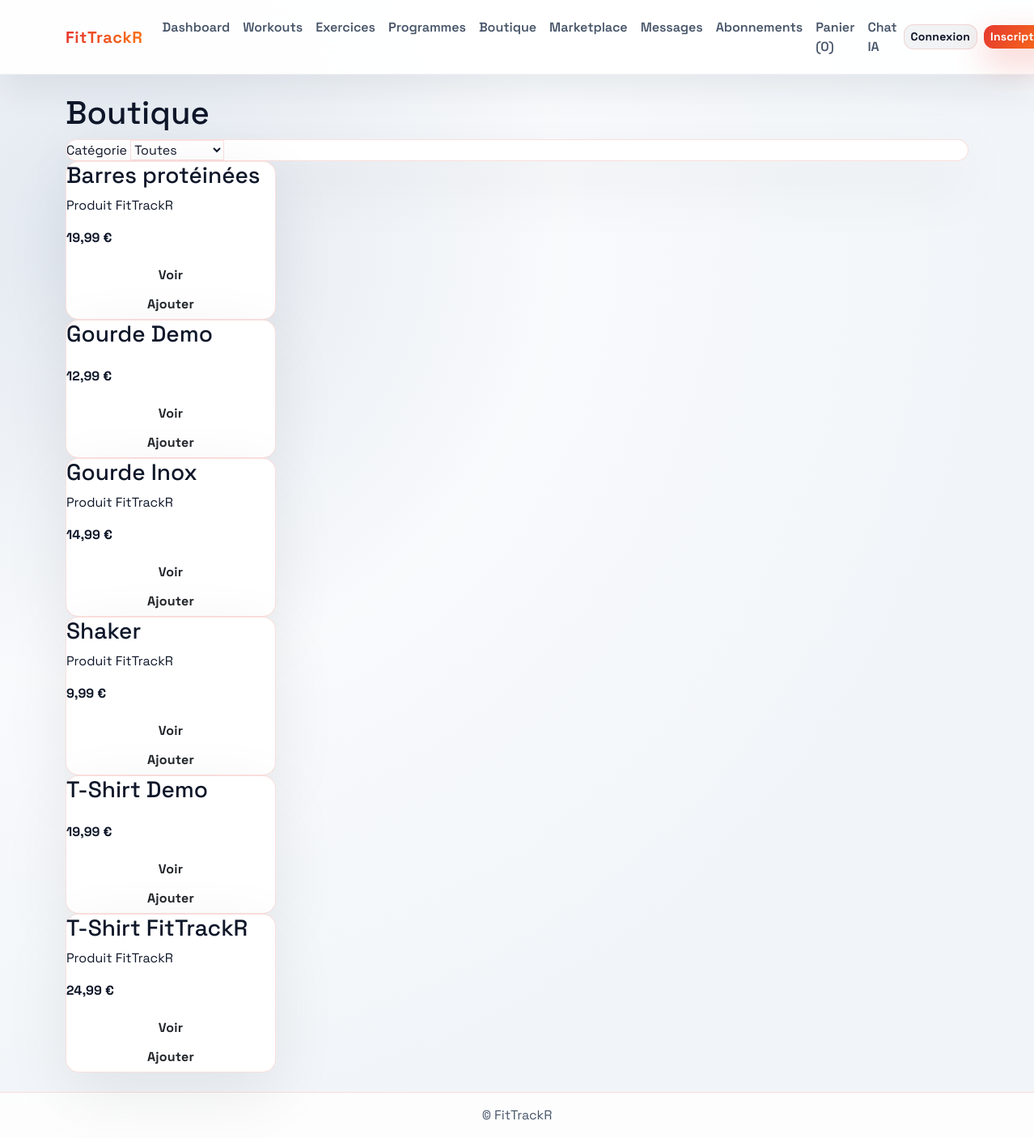
The app's page /shop/ with its own data.
### shop/models.py (models this page shows, shortened)
class Product(models.Model):
    category = models.ForeignKey(Category, related_name="products", on_delete=models.CASCADE)
    name = models.CharField(max_length=200)
    description = models.TextField(blank=True)
    price = models.DecimalField(max_digits=8, decimal_places=2)
    stock = models.PositiveIntegerField(default=0)
    is_active = models.BooleanField(default=True)
    image = models.ImageField(upload_to="products/", blank=True, null=True)
    created_at = models.DateTimeField(auto_now_add=True)
    class Meta:
        ordering = ["name"]

### shop/views.py (the view)
# urls.py: path("", views.product_list, name="product_list"),
def product_list(request):
    category_slug = request.GET.get("category")
    categories = Category.objects.all()
    products = Product.objects.filter(is_active=True)
    if category_slug:
        products = products.filter(category__slug=category_slug)
    return render(request, "shop/product_list.html", {"products": products, "categories": categories, "selected": category_slug})

### messaging/context_processors.py (called while the page is built, shortened)
def messaging_counts(request):
    if not request.user.is_authenticated:
        return {}

### shop/cart.py (called while the page is built)
    def __len__(self):
        return sum(self.cart.values())

### shop/context_processors.py (called while the page is built)
def cart(request):
    return {"cart": Cart(request)}

### shop/templates/shop/product_list.html (shortened to what this page needs)
{% extends 'base.html' %}
{% block content %}
<h1>Boutique</h1>
<div class="card">
    <form method="get">
        <label>Catégorie</label>
        <select name="category" onchange="this.form.submit()">
            <option value="">Toutes</option>
        </select>
    </form>
</div>
<div class="flex">
{% for product in products %}
    <div class="card" style="width:260px;">
        <h3>{{ product.name }}</h3>
        <p>{{ product.description|truncatewords:20 }}</p>
        <p><strong>{{ product.price }} €</strong></p>
        <a class="btn" href="{% url 'shop:product_detail' product.pk %}">Voir</a>
        <a class="btn secondary" href="{% url 'shop:add_to_cart' product.pk %}">Ajouter</a>
    </div>
{% empty %}
    <p>Aucun produit.</p>
{% endfor %}
</div>
{% endblock %}

### templates/base.html (shortened to what this page needs)
{% load static %}
<!doctype html>
<html lang="fr">
<head>
    <link href="https://cdn.jsdelivr.net/npm/bootstrap@5.3.3/dist/css/bootstrap.min.css" rel="stylesheet">
    <link rel="stylesheet" href="https://cdn.jsdelivr.net/npm/bootstrap-icons@1.11.3/font/bootstrap-icons.css">
    <link rel="stylesheet" href="{% static 'styles.css' %}">
</head>
<body class="app-body">
    <header>
        <nav class="navbar navbar-expand-lg navbar-light glass-nav sticky-top py-3">
            <div class="container-xl">
                <a class="navbar-brand brand-gradient" href="{% url 'dashboard:home' %}">FitTrackR</a>
                <div class="collapse navbar-collapse" id="navbarNav">
                    <ul class="navbar-nav me-auto mb-2 mb-lg-0">
                        <li class="nav-item"><a class="nav-link nav-link-soft" href="{% url 'dashboard:home' %}">Dashboard</a></li>
                        <li class="nav-item"><a class="nav-link nav-link-soft" href="{% url 'workouts:workout_list' %}">Workouts</a></li>
                        <li class="nav-item"><a class="nav-link nav-link-soft" href="{% url 'workouts:exercise_list' %}">Exercices</a></li>
                        <li class="nav-item"><a class="nav-link nav-link-soft" href="{% url 'programs:program_list' %}">Programmes</a></li>
                        <li class="nav-item"><a class="nav-link nav-link-soft" href="{% url 'shop:product_list' %}">Boutique</a></li>
                        <li class="nav-item"><a class="nav-link nav-link-soft" href="{% url 'shop:marketplace_list' %}">Marketplace</a></li>
                        <li class="nav-item"><a class="nav-link nav-link-soft" href="{% url 'messaging:inbox' %}">Messages</a></li>
                        <li class="nav-item"><a class="nav-link nav-link-soft" href="{% url 'subscriptions:plans' %}">Abonnements</a></li>
                        <li class="nav-item"><a class="nav-link nav-link-soft" href="{% url 'shop:cart_detail' %}">Panier ({{ cart|length }})</a></li>
                        <li class="nav-item"><a class="nav-link nav-link-soft" href="{% url 'dashboard:ai_chat' %}">Chat IA</a></li>
                    </ul>
                    <div class="d-flex align-items-center gap-2">
                        {% if user.is_authenticated %}
                            <span class="navbar-text text-muted">Bonjour {{ user.full_name }}</span>
                            <a class="btn btn-ghost btn-sm" href="{% url 'users:profile' %}">Profil</a>
                            {% if user.is_staff %}<a class="btn btn-ghost btn-sm" href="{% url 'dashboard:admin_dashboard' %}">Admin dash</a>{% endif %}
                            <a class="btn btn-primary btn-sm" href="{% url 'users:logout' %}">Déconnexion</a>
                        {% else %}
                            <a class="btn btn-ghost btn-sm" href="{% url 'users:login' %}">Connexion</a>
                            <a class="btn btn-primary btn-sm" href="{% url 'users:register' %}">Inscription</a>
                        {% endif %}
                    </div>
                </div>
            </div>
        </nav>
    </header>
    <main class="main-shell container-xl py-4">
        {% block content %}{% endblock %}
    </main>
    <footer class="site-footer text-center py-3">© FitTrackR</footer>
</body>
</html>

### static/styles.css (style rules this page uses)
:root { --bg: radial-gradient(circle at 10% 20%, #e2e8f0 0%, #f8fafc 35%, #f1f5f9 70%); --surface: #ffffff; --surface-strong: #f8fafc; --primary: #e6392f; --secondary: #2563eb; --accent: #12b886; --text: #0f172a; --muted: #475569; --border: rgba(230, 57, 47, 0.16); --border-strong: rgba(15, 23, 42, 0.08); --shadow: 0 25px 80px rgba(0, 0, 0, 0.08); --radius: 16px; }
* { box-sizing: border-box; }
body, .app-body { margin: 0; min-height: 100vh; background: var(--bg); color: var(--text); font-family: 'Space Grotesk', 'Segoe UI', sans-serif; }
a { color: var(--primary); text-decoration: none; }
.main-shell { padding-bottom: 3rem; }
.glass-nav { background: rgba(255, 255, 255, 0.92); backdrop-filter: blur(14px); border-bottom: 1px solid rgba(15, 23, 42, 0.04); box-shadow: 0 20px 40px rgba(15, 23, 42, 0.07); }
.navbar-brand { font-weight: 800; letter-spacing: 0.6px; }
.brand-gradient { background: linear-gradient(90deg, var(--primary), #f97316); -webkit-background-clip: text; color: transparent; animation: gradientShift 9s ease infinite; }
.nav-link-soft { color: var(--muted); font-weight: 600; position: relative; padding: 0.35rem 0.75rem; }
.nav-link-soft::after { content: ""; position: absolute; left: 0; bottom: 0.2rem; width: 100%; height: 2px; background: linear-gradient(90deg, var(--primary), var(--secondary)); transform: scaleX(0); transform-origin: left; transition: transform 0.2s ease; }
.site-footer { background: rgba(255, 255, 255, 0.85); border-top: 1px solid var(--border); color: var(--muted); }
.card, .alert, .list-group-item, .table { background: var(--surface); border: 1.5px solid var(--border); box-shadow: var(--shadow); color: var(--text); border-radius: var(--radius); transition: all 0.3s ease; }
.btn, button { border: none; border-radius: 12px; font-weight: 700; letter-spacing: 0.2px; transition: transform 0.1s ease, box-shadow 0.2s ease, background 0.2s ease, color 0.2s ease; }
.btn-primary, button, .btn.btn-primary { background: linear-gradient(120deg, var(--primary), #f97316); color: #fff; box-shadow: 0 16px 40px rgba(230, 57, 47, 0.28); border: none; }
.btn-ghost { background: rgba(15, 23, 42, 0.05); color: var(--text); border: 1px solid var(--border); }
.form-control, .form-select, textarea, input, select { background: #fff; border: 1px solid var(--border); color: var(--text); }

### records on screen
Product: name "Barres protéinées", description "Produit FitTrackR", price "19,99"
Product: name "Gourde Demo", price "12,99"
Product: name "Gourde Inox", description "Produit FitTrackR", price "14,99"
Product: name "Shaker", description "Produit FitTrackR", price "9,99"
Product: name "T-Shirt Demo", price "19,99"
Product: name "T-Shirt FitTrackR", description "Produit FitTrackR", price "24,99"

### other values on screen
{{ cart|length }} "0"
